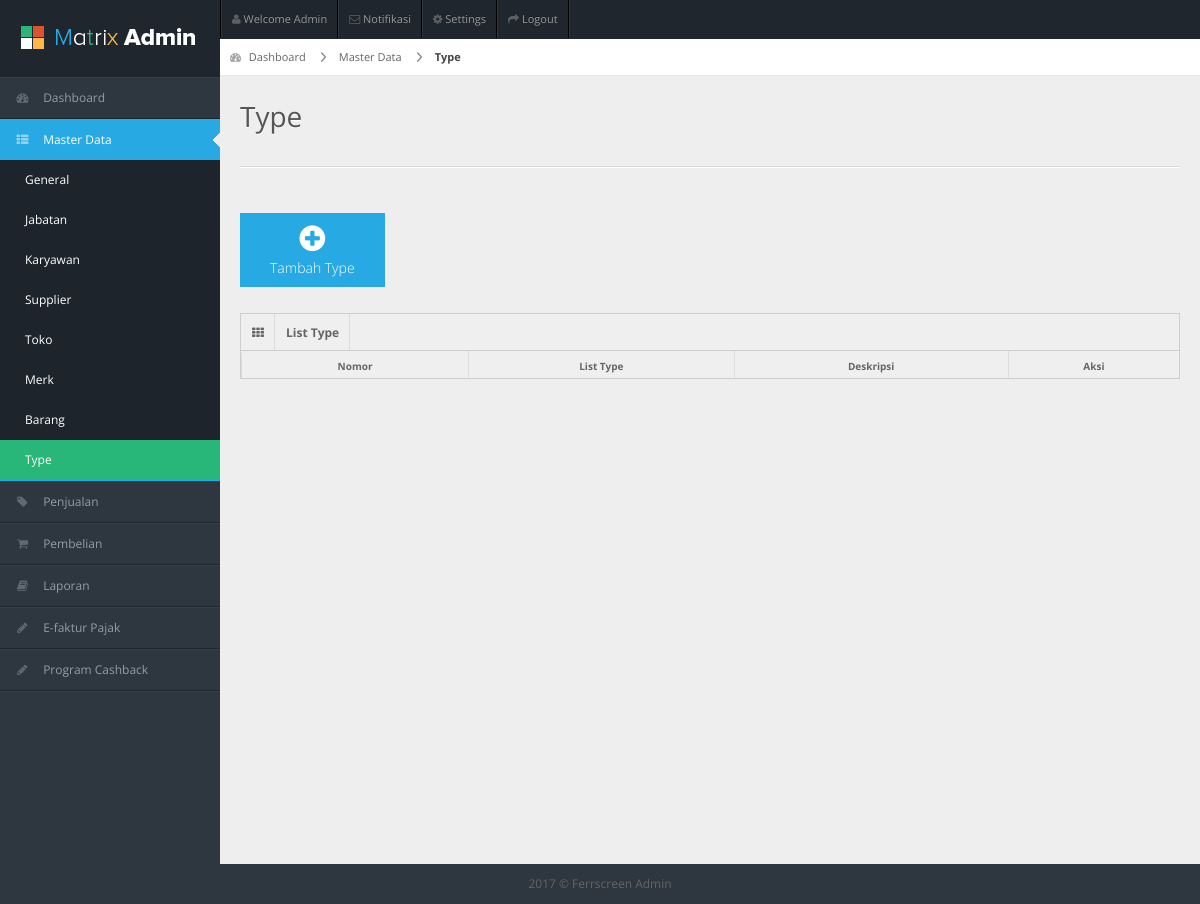
The app's page /index.php/type, older data.
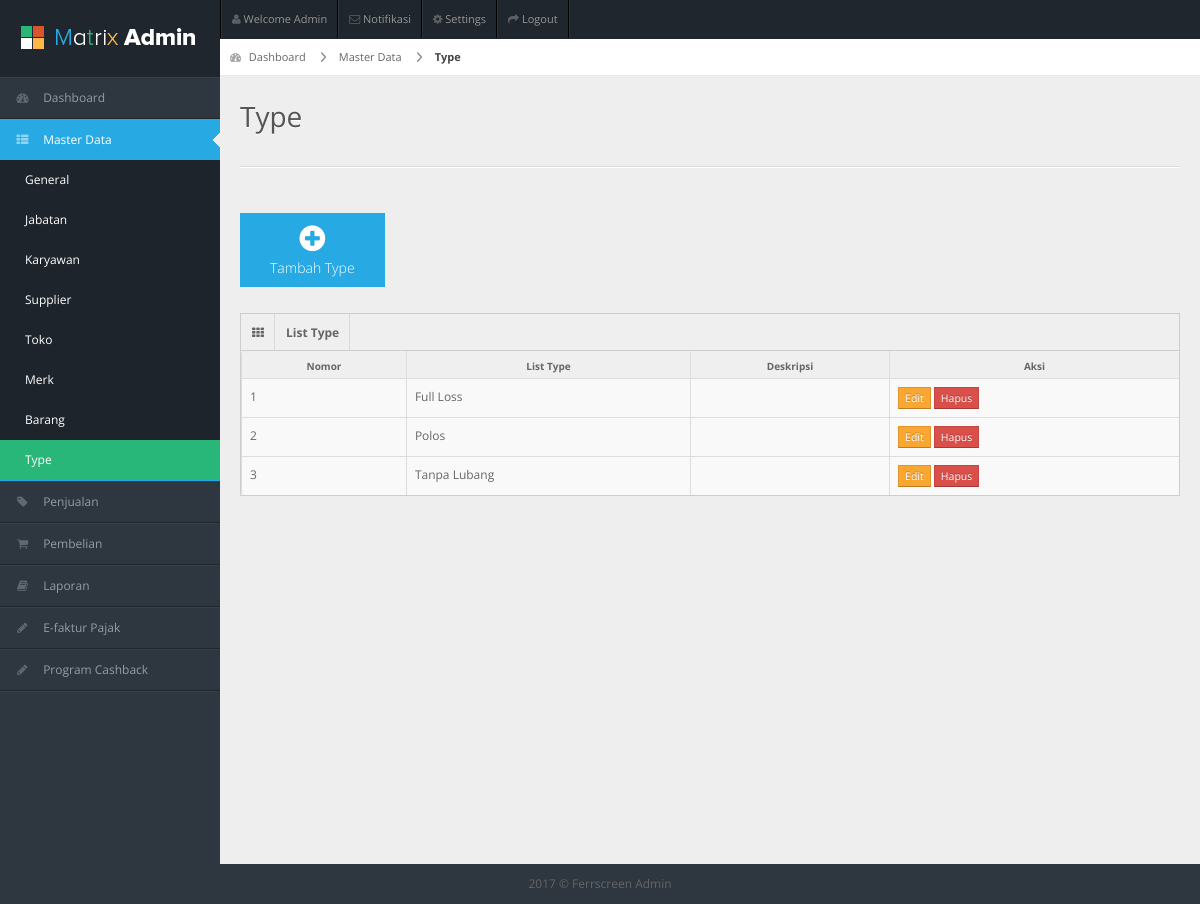
The same page, newer data.
### tables this page shows
CREATE TABLE `type` (
  `id` int(11) NOT NULL,
  `nama` varchar(255) NOT NULL,
  `deskripsi` text NOT NULL,
  `created_at` datetime NOT NULL
);

### application/controllers/Type.php (called while the page is built, shortened)
<?php
class Type extends CI_Controller {
	public function __construct(){
	 	$this->load->model('Type_Model');
    }
	public function index()
	{
		$dataMenu = array(
	        'menuAktif' => "masterdata",
	        'subMenu' => "type"
		);
		$dataType = $this->Type_Model->get_allType();
		$data = array(
	        'dataType' => $dataType
		);
		$this->load->view('header');
		$this->load->view('sidebar',$dataMenu);
		$this->load->view('MasterData/Type/v_type',$data);
	}
}

### index.php (called while the page is built, shortened)
<?php
require_once BASEPATH.'core/CodeIgniter.php';

### application/models/Type_Model.php (called while the page is built, shortened)
<?php
class Type_Model extends CI_Model {
    public function get_allType(){
        $sql = "SELECT y.*
                FROM type y
                ORDER BY y.nama ASC";
        $result = $this->db->query($sql);
        return $result->result_array();
    }
}

### application/views/MasterData/Type/v_type.php (the view, shortened to what this page needs)
<div id="content">
  <div id="content-header">
    <div id="breadcrumb">
      <a href="<?php echo base_url();?>dashboard" title="Go to Home" class="tip-bottom">
        <i class="icon-dashboard"></i>
        Dashboard
      </a>
      <a href="#" class="">
        Master Data
      </a>
      <a href="#" class="current">
        Type
      </a>
    </div>
    <h1>Type</h1>
  </div>
  <div class="container-fluid">
    <hr>
    <div class="quick-actions_homepage">
      <ul class="quick-actions">
        <li class="bg_lb">
          <a href="<?php echo base_url();?>type/tambahType">
            <i class="icon-plus-sign"></i>
            Tambah Type
          </a>
        </li>
      </ul>
    </div>
    <div class="row-fluid">
      <div class="span12">
      <div class="widget-box">
          <div class="widget-title">
            <span class="icon"><i class="icon-th"></i></span>
            <span class="icon"><b>List Type</b></span>
          </div>
          <div class="widget-content nopadding">
            <table class="table table-bordered data-table">
              <thead>
                <tr>
                  <th>Nomor</th>
                  <th>List Type</th>
                  <th>Deskripsi</th>
                  <th>Aksi</th>
                </tr>
              </thead>
              <tbody>
              <?php
                if(isset($dataType))
                {
                    $number=1;
                    foreach ($dataType as $type)
                    {
                      echo ' <tr class="gradeX">
                                <td>'.$number.'</td>
                                <td>'.$type["nama"].'</td>
                                <td>'.$type["deskripsi"].'</td>
                                <td class="center">
                                    <a href="'.base_url().'type/editType/'.$type["id"].'" class="btn btn-warning btn-mini" role="button">Edit</a>
                                    <a href="#deleteData'.$type["id"].'" data-toggle="modal" class="btn btn-danger btn-mini" role="button">Hapus</a>
                                    <div id="deleteData'.$type["id"].'" class="modal hide" aria-hidden="true" style="display: none;">
                                      <div class="modal-header">
                                        <button data-dismiss="modal" class="close" type="button">×</button>
                                        <h3>Hapus Data</h3>
                                      </div>
                                      <div class="modal-body">
                                        <p>Apakah kamu ingin menghapus data '.$type["nama"].'?</p>
                                      </div>
                                      <div class="modal-footer">
                                        <a class="btn btn-primary" href="'.base_url().'type/hapusType/'.$type["id"].'" name="btnHapus">Hapus</a>
                                        <a data-dismiss="modal" class="btn" href="#">Cancel</a>
                                      </div>
                                    </div>
                                </td>
                              </tr>';
                      $number++;
                    }
                  }
              ?>
              </tbody>
            </table>
          </div>
        </div>
      </div>
    </div>
  </div>
</div>
<div class="row-fluid">
  <div id="footer" class="span12"> 2017 &copy; Ferrscreen Admin</div>
</div>
</body>
</html>

Row changes from the older to the newer data that the page shows:
added type: nama "Full Loss"
added type: nama "Polos"
added type: nama "Tanpa Lubang"
